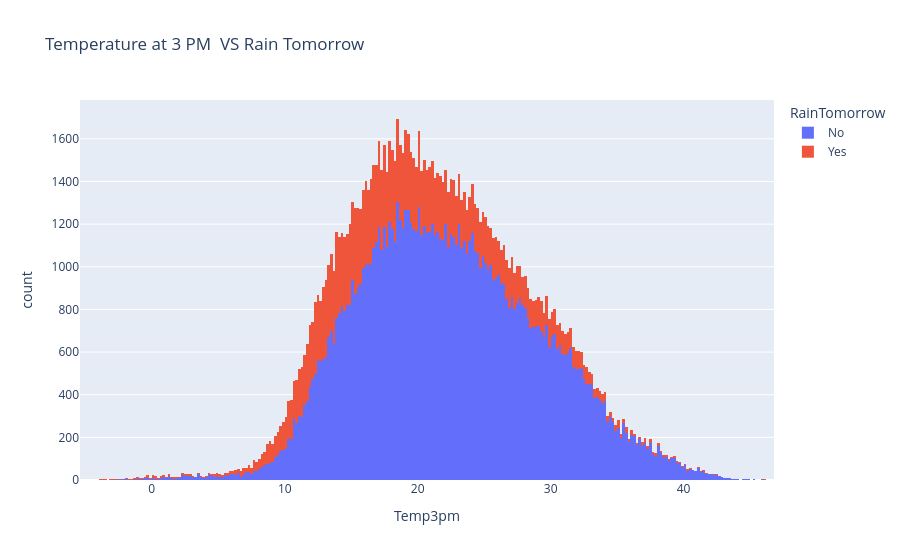

Write notebook code for a chart like this one.
### Code cell
px.histogram(df, 
             x='Temp3pm', 
             title='Temperature at 3 PM  VS Rain Tomorrow', 
             color='RainTomorrow')

### Figure 1 — Plotly figure (JSON) as saved in the notebook; plotly's stock layout.template omitted (floating-point values rounded to 4 significant figures; data arrays with more than 128 entries replaced by an {"elided": "..."} marker saying what was removed)
{"data": [{"bingroup": "x", "hovertemplate": "RainTomorrow=No<br>Temp3pm=%{x}<br>count=%{y}<extra></extra>", "legendgroup": "No", "marker": {"color": "#636efa", "pattern": {"shape": ""}}, "name": "No", "orientation": "v", "showlegend": true, "type": "histogram", "x": {"elided": "109586 float values"}, "xaxis": "x", "yaxis": "y"}, {"bingroup": "x", "hovertemplate": "RainTomorrow=Yes<br>Temp3pm=%{x}<br>count=%{y}<extra></extra>", "legendgroup": "Yes", "marker": {"color": "#EF553B", "pattern": {"shape": ""}}, "name": "Yes", "orientation": "v", "showlegend": true, "type": "histogram", "x": {"elided": "31201 float values"}, "xaxis": "x", "yaxis": "y"}], "layout": {"barmode": "relative", "legend": {"title": {"text": "RainTomorrow"}, "tracegroupgap": 0}, "title": {"text": "Temperature at 3 PM  VS Rain Tomorrow"}, "xaxis": {"anchor": "y", "domain": [0, 1], "title": {"text": "Temp3pm"}}, "yaxis": {"anchor": "x", "domain": [0, 1], "title": {"text": "count"}}}}
